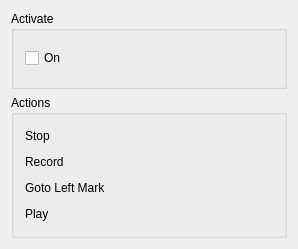
<?xml version="1.0" encoding="UTF-8"?>
<ui version="4.0">
 <class>MRConfigBase</class>
 <widget class="QWidget" name="MRConfigBase">
  <property name="geometry">
   <rect>
    <x>0</x>
    <y>0</y>
    <width>298</width>
    <height>249</height>
   </rect>
  </property>
  <property name="windowTitle">
   <string>OOMidi: Midi Input Plugin: Remote Control</string>
  </property>
  <layout class="QVBoxLayout">
   <property name="spacing">
    <number>6</number>
   </property>
   <property name="margin">
    <number>11</number>
   </property>
   <item>
    <widget class="QGroupBox" name="GroupBox2">
     <property name="title">
      <string>Activate</string>
     </property>
     <layout class="QHBoxLayout">
      <property name="spacing">
       <number>6</number>
      </property>
      <property name="margin">
       <number>11</number>
      </property>
      <item>
       <widget class="QCheckBox" name="b1">
        <property name="text">
         <string>On</string>
        </property>
       </widget>
      </item>
     </layout>
    </widget>
   </item>
   <item>
    <widget class="QGroupBox" name="GroupBox1">
     <property name="title">
      <string>Actions</string>
     </property>
     <layout class="QGridLayout">
      <property name="margin">
       <number>11</number>
      </property>
      <property name="spacing">
       <number>6</number>
      </property>
      <item row="0" column="0">
       <widget class="QLabel" name="TextLabel1">
        <property name="text">
         <string>Stop</string>
        </property>
        <property name="wordWrap">
         <bool>false</bool>
        </property>
       </widget>
      </item>
      <item row="1" column="0">
       <widget class="QLabel" name="TextLabel2">
        <property name="text">
         <string>Record</string>
        </property>
        <property name="wordWrap">
         <bool>false</bool>
        </property>
       </widget>
      </item>
      <item row="2" column="0">
       <widget class="QLabel" name="TextLabel3">
        <property name="text">
         <string>Goto Left Mark</string>
        </property>
        <property name="wordWrap">
         <bool>false</bool>
        </property>
       </widget>
      </item>
      <item row="3" column="0">
       <widget class="QLabel" name="TextLabel4">
        <property name="text">
         <string>Play</string>
        </property>
        <property name="wordWrap">
         <bool>false</bool>
        </property>
       </widget>
      </item>
      <item row="0" column="1">
       <widget class="PitchEdit" name="sb1" native="true"/>
      </item>
      <item row="1" column="1">
       <widget class="PitchEdit" name="sb2" native="true"/>
      </item>
      <item row="2" column="1">
       <widget class="PitchEdit" name="sb3" native="true"/>
      </item>
      <item row="3" column="1">
       <widget class="PitchEdit" name="sb4" native="true"/>
      </item>
      <item row="0" column="2">
       <spacer name="Spacer1">
        <property name="orientation">
         <enum>Qt::Horizontal</enum>
        </property>
        <property name="sizeType">
         <enum>QSizePolicy::Expanding</enum>
        </property>
        <property name="sizeHint" stdset="0">
         <size>
          <width>20</width>
          <height>20</height>
         </size>
        </property>
       </spacer>
      </item>
      <item row="1" column="2">
       <spacer name="Spacer2">
        <property name="orientation">
         <enum>Qt::Horizontal</enum>
        </property>
        <property name="sizeType">
         <enum>QSizePolicy::Expanding</enum>
        </property>
        <property name="sizeHint" stdset="0">
         <size>
          <width>20</width>
          <height>20</height>
         </size>
        </property>
       </spacer>
      </item>
      <item row="2" column="2">
       <spacer name="Spacer3">
        <property name="orientation">
         <enum>Qt::Horizontal</enum>
        </property>
        <property name="sizeType">
         <enum>QSizePolicy::Expanding</enum>
        </property>
        <property name="sizeHint" stdset="0">
         <size>
          <width>20</width>
          <height>20</height>
         </size>
        </property>
       </spacer>
      </item>
      <item row="3" column="2">
       <spacer name="Spacer4">
        <property name="orientation">
         <enum>Qt::Horizontal</enum>
        </property>
        <property name="sizeType">
         <enum>QSizePolicy::Expanding</enum>
        </property>
        <property name="sizeHint" stdset="0">
         <size>
          <width>20</width>
          <height>20</height>
         </size>
        </property>
       </spacer>
      </item>
     </layout>
    </widget>
   </item>
  </layout>
 </widget>
 <layoutdefault spacing="6" margin="11"/>
 <customwidgets>
  <customwidget>
   <class>PitchEdit</class>
   <extends>QWidget</extends>
   <header>pitchedit.h</header>
  </customwidget>
 </customwidgets>
 <includes>
  <include location="local">pitchedit.h</include>
 </includes>
 <resources/>
 <connections/>
</ui>
